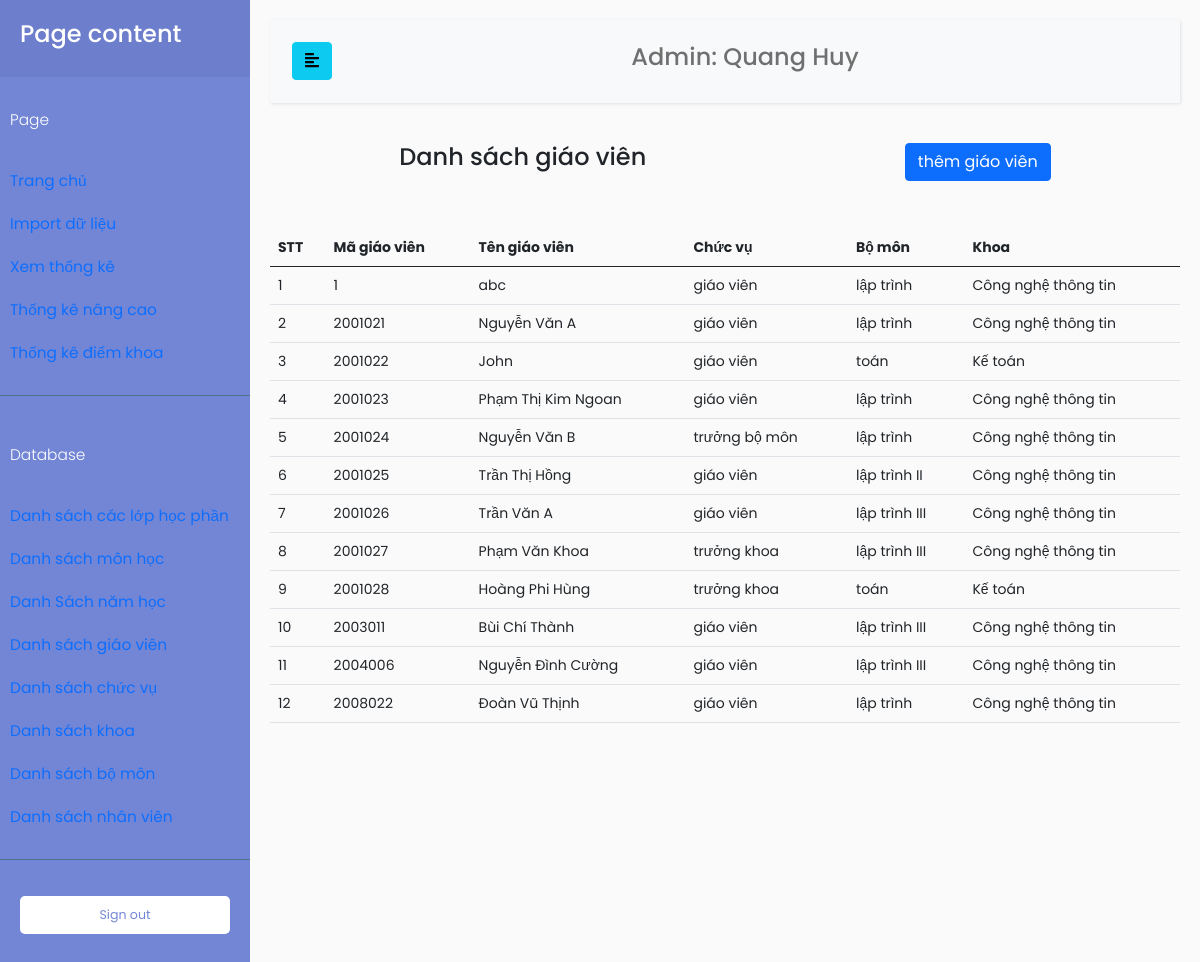
The app's page /index.php?TenChucVu=admin&page=DBGiaoVien (signed in) with its own data.
### tables this page shows
CREATE TABLE `nhanvien` (
  `MaNhanVien` varchar(100) NOT NULL,
  `TenNhanVien` varchar(100) NOT NULL,
  `MatKhau` varchar(100) NOT NULL,
  `MaChucVu` int(11) NOT NULL
);

CREATE TABLE `giaovien` (
  `MaGiaoVien` int(11) NOT NULL,
  `TenGiaoVien` varchar(100) NOT NULL,
  `MatKhau` varchar(100) NOT NULL,
  `MaChucVu` int(11) NOT NULL,
  `MaBoMon` int(11) NOT NULL
);

CREATE TABLE `bomon` (
  `MaBoMon` int(11) NOT NULL,
  `MaKhoa` int(11) NOT NULL,
  `TenBoMon` varchar(100) NOT NULL
);

CREATE TABLE `khoa` (
  `MaKhoa` int(11) NOT NULL,
  `TenKhoa` varchar(100) NOT NULL
);

### database/DBController.php (called while the page is built, shortened)
<?php
class DBController
{
    protected $host = 'localhost';
    protected $user = 'root';
    protected $password = '';
    protected $database = 'quanlydanhgia';
    public function __construct()
    {
        $this->con = mysqli_connect($this->host, $this->user, $this->password, $this->database);
    }
}

### function.php (called while the page is built, shortened)
<?php
require('database/DBController.php');
require('database/Account.php');
require('database/InfoSmallTable.php');
$db = new DBController();
$account = new Account($db);
$infoSmallTable = new InfoSmallTable($db);

### database/Account.php (called while the page is built, shortened)
<?php
class Account
{
    public $db = null;
    public function __construct(DBController $db)
    {
        $this->db = $db;
    }
    public function getTenNhanVien($userID, $table = 'giaovien', $key = 'MaGiaoVien')
    {
        $result = $this->db->con->query("SELECT TenNhanVien FROM $table as tb JOIN chucvu on tb.MaChucVu = chucvu.MaChucVu WHERE $key = '{$userID}'");
        $resultArray = array();
        if ($result->num_rows > 0) {
            while ($row = $result->fetch_assoc()) {
                $resultArray[] = $row;
            }
        }
        return $resultArray[0]['TenNhanVien'];
    }
}

### database/InfoSmallTable.php (called while the page is built, shortened)
<?php
class InfoSmallTable
{
    public $db = null;
    public function __construct(DBController $db)
    {
        $this->db = $db;
    }
    public function getThongTinBang($table = 'Khoa')
    {
        $result = $this->db->con->query("SELECT * FROM {$table}");
        $resultArr = array();
        while ($row = mysqli_fetch_array($result, MYSQLI_ASSOC)) {
            $resultArr[] = $row;
        }
        return $resultArr;
    }
    public function getThongTinBoMon($maBoMon, $thongTin = 'TenBoMon')
    {
        $result = $this->db->con->query("SELECT * FROM BoMon WHERE MaBoMon = '{$maBoMon}'");
        $resultArr = array();
        while ($row = mysqli_fetch_array($result, MYSQLI_ASSOC)) {
            $resultArr[] = $row;
        }
        return $resultArr[0][$thongTin];
    }
    public function getTenKhoa($maKhoa)
    {
        $result = $this->db->con->query("SELECT TenKhoa FROM Khoa WHERE MaKhoa = '{$maKhoa}'");
        $resultArr = array();
        while ($row = mysqli_fetch_array($result, MYSQLI_ASSOC)) {
            $resultArr[] = $row;
        }
        return $resultArr[0]['TenKhoa'];
    }
    public function getTenChucVu($maChucVu)
    {
        $result = $this->db->con->query("SELECT * FROM chucvu WHERE MaChucVu = '{$maChucVu}'");
        $resultArr = array();
        while ($row = mysqli_fetch_array($result, MYSQLI_ASSOC)) {
            $resultArr[] = $row;
        }
        return $resultArr;
    }
}

### page/admin/DBControl/DBGiaoVien.php (the view)
<?php
if ($_GET["TenChucVu"] === 'admin') {
    $giaoVien = $infoSmallTable->getThongTinBang("GiaoVien");
    $stt = 1;
}
?>
<div>
    <div class="pb-5 d-flex justify-content-around">
        <div>
            <h4>Danh sách giáo viên</h4>
        </div>
        <div><a href="index.php?TenChucVu=<?php echo $tenChucVu; ?>&page=themGiaoVien" class="btn btn-primary">thêm giáo viên</a></div>
    </div>
    <table class="table table-hover">
        <thead>
            <tr>
                <th>STT</th>
                <th>Mã giáo viên</th>
                <th>Tên giáo viên</th>
                <th>Chức vụ</th>
                <th>Bộ môn</th>
                <th>Khoa</th>
            </tr>
        </thead>
        <tbody>
            <?php foreach ($giaoVien as $item) : ?>
                <tr>
                    <td>
                        <?php
                        echo $stt;
                        $stt++;
                        ?>
                    </td>
                    <td>
                        <?php
                        echo $item['MaGiaoVien'];
                        ?>
                    </td>
                    <td>
                        <?php
                        echo $item['TenGiaoVien'];
                        ?>
                    </td>
                    <td>
                        <?php
                        $tenChucVugiaoVien = $infoSmallTable->getTenChucVu($item['MaChucVu']);
                        $tenChucVugiaoVien = $tenChucVugiaoVien[0]['TenChucVu'];
                        if ($tenChucVugiaoVien === 'giaovien') {
                            echo "giáo viên";
                        } elseif ($tenChucVugiaoVien === 'truongbomon') {
                            echo "trưởng bộ môn";
                        } elseif ($tenChucVugiaoVien === 'truongkhoa') {
                            echo "trưởng khoa";
                        }
                        ?>
                    </td>
                    <td>
                        <?php
                        $tenBoMon = $infoSmallTable->getThongTinBoMon($item['MaBoMon'], 'TenBoMon');
                        echo $tenBoMon;
                        ?>
                    </td>
                    <td>
                        <?php
                        $maKhoa = $infoSmallTable->getThongTinBoMon($item['MaBoMon'], 'MaKhoa');
                        $tenKhoa = $infoSmallTable->getTenKhoa($maKhoa);
                        echo $tenKhoa;
                        ?>
                    </td>
                </tr>
            <?php endforeach; ?>
        </tbody>
    </table>
</div>

### index.php (shortened to what this page needs)
<!doctype html>
<html lang="en">
<head>
    <link href="https://cdn.jsdelivr.net/npm/bootstrap@5.0.0-beta3/dist/css/bootstrap.min.css" rel="stylesheet">
    <link rel="stylesheet" href="//code.jquery.com/ui/1.12.1/themes/base/jquery-ui.css">
    <link href="https://ajax.googleapis.com/ajax/libs/jqueryui/1.12.1/themes/base/jquery-ui.css" rel="stylesheet" type="text/css" />
    <link href="css/dashboard.css" rel="stylesheet">
    <link href="css/customTable.css" rel="stylesheet">
    <link rel="stylesheet" href="css/sidebar.css">
</head>
<?php
require('function.php');
if ($_GET["TenChucVu"]) {
    $tenChucVu = $_GET["TenChucVu"];
}
if (isset($_GET["page"])) {
    $page = $_GET["page"];
}
$tenGiaoVien = NULL;
if ($tenChucVu === 'admin' || $tenChucVu === 'nhanvien') {
    if ($tenChucVu === 'admin') {
        $tenCV = "Admin";
    }
    $tenGiaoVien = $account->getTenNhanVien($_SESSION['MaDangNhap'], 'NhanVien', 'MaNhanVien');
}
?>
<body>
    <div class="wrapper">
        <nav id="sidebar">
            <div class="sidebar-header">
                <h4>Page content</h4>
            </div>
            <ul class="list-unstyled components">
                <p>Page</p>
                <li class="nav-item">
                    <a class="nav-link active" aria-current="page" href="index.php?TenChucVu=<?php echo $tenChucVu; ?>">
                        Trang chủ
                    </a>
                </li>
                <?php if ($tenChucVu === 'admin') : ?>
                    <li class="nav-item">
                        <a class="nav-link" href="index.php?TenChucVu=<?php echo $tenChucVu; ?>&page=data">
                            Import dữ liệu
                        </a>
                    </li>
                    <li class="nav-item">
                        <a class="nav-link" href="index.php?TenChucVu=<?php echo $tenChucVu; ?>&page=calculate">
                            Xem thống kê
                        </a>
                    </li>
                    <li class="nav-item">
                        <a class="nav-link" href="index.php?TenChucVu=<?php echo $tenChucVu; ?>&page=thongkenangcao">
                            Thống kê nâng cao
                        </a>
                    </li>
                <?php endif; ?>
                <?php if ($tenChucVu === 'truongkhoa' || $tenChucVu === 'admin') : ?>
                    <li class="nav-item">
                        <a href="index.php?TenChucVu=<?php echo $tenChucVu; ?>&page=ThongKeDiemKhoa" class=" nav-link">Thống kê điểm khoa</a>
                    </li>
                <?php endif; ?>
            </ul>
            <?php if ($tenChucVu === 'admin') : ?>
                <ul class="list-unstyled components">
                    <p>Database</p>
                    <li class="nav-item">
                        <a href="index.php?TenChucVu=<?php echo $tenChucVu; ?>&page=DBlopHocPhan" class=" nav-link">Danh sách các lớp học phần</a>
                    </li>
                    <li class="nav-item">
                        <a href="index.php?TenChucVu=<?php echo $tenChucVu; ?>&page=DBMonHoc" class=" nav-link">Danh sách môn học</a>
                    </li>
                    <li>
                        <a href="index.php?TenChucVu=<?php echo $tenChucVu; ?>&page=DBNamHoc" class=" nav-link">Danh Sách năm học</a>
                    </li>
                    <li class="nav-item">
                        <a href="index.php?TenChucVu=<?php echo $tenChucVu; ?>&page=DBGiaoVien" class=" nav-link">Danh sách giáo viên</a>
                    </li>
                    <li class="nav-item">
                        <a href="index.php?TenChucVu=<?php echo $tenChucVu; ?>&page=DBChucVu" class=" nav-link">Danh sách chức vụ</a>
                    </li>
                    <li class="nav-item">
                        <a href="index.php?TenChucVu=<?php echo $tenChucVu; ?>&page=DBKhoa" class=" nav-link">Danh sách khoa</a>
                    </li>
                    <li class="nav-item">
                        <a href="index.php?TenChucVu=<?php echo $tenChucVu; ?>&page=DBBoMon" class=" nav-link">Danh sách bộ môn</a>
                    </li>
                    <li class="nav-item">
                        <a href="index.php?TenChucVu=<?php echo $tenChucVu; ?>&page=DBNhanVien" class=" nav-link">Danh sách nhân viên</a>
                    </li>
                </ul>
            <?php endif; ?>
            <ul class="list-unstyled CTAs">
                <li>
                    <a href="login.php" class="download">Sign out </a>
                </li>
            </ul>
        </nav>
        <div id="content">
            <nav class="navbar navbar-expand-lg navbar-light bg-light">
                <div class="container-fluid">
                    <button type="button" id="sidebarCollapse" class="btn btn-info">
                        <i class="fas fa-align-left"></i>
                    </button>
                    <div class="collapse navbar-collapse" id="navbarSupportedContent">
                        <ul class="nav navbar-nav m-auto">
                            <li class="nav-item">
                                <h4><a class="nav-link" href="#"><?php echo $tenCV . ": " . $tenGiaoVien; ?></a></h4>
                            </li>
                        </ul>
                    </div>
                </div>
            </nav>
            <?php
            if (isset($page)) {
                switch ($page) {
                    case 'DBGiaoVien':
                        include('page/admin/DBControl/DBGiaoVien.php');
                        break;
                }
            }
            ?>
        </div>
    </div>
</body>
</html>

### css/dashboard.css (style rules this page uses)
body { font-size: .875rem; }

### css/sidebar.css (style rules this page uses)
body { font-family: 'Poppins', sans-serif; background: #fafafa; }
p { font-family: 'Poppins', sans-serif; font-size: 1.1em; font-weight: 300; line-height: 1.7em; color: #999; }
a, a:hover, a:focus { color: inherit; text-decoration: none; transition: all 0.3s; }
.navbar { padding: 15px 10px; background: #fff; border: none; border-radius: 0; margin-bottom: 40px; box-shadow: 1px 1px 3px rgba(0, 0, 0, 0.1); }
.wrapper { display: flex; width: 100%; align-items: stretch; }
#sidebar { min-width: 250px; max-width: 250px; background: #7386D5; color: #fff; transition: all 0.3s; }
#sidebar .sidebar-header { padding: 20px; background: #6d7fcc; }
#sidebar ul.components { padding: 20px 0; border-bottom: 1px solid #47748b; }
#sidebar ul p { color: #fff; padding: 10px; }
#sidebar ul li a { padding: 10px; font-size: 1.1em; display: block; }
ul.CTAs { padding: 20px; }
ul.CTAs a { text-align: center; font-size: 0.9em !important; display: block; border-radius: 5px; margin-bottom: 5px; }
a.download { background: #fff; color: #7386D5; }
#content { width: 100%; padding: 20px; min-height: 100vh; transition: all 0.3s; }

### records on screen
nhanvien: TenNhanVien "Quang Huy"
giaovien: MaGiaoVien "1", TenGiaoVien "abc", shows "giáo viên", MaBoMon.TenBoMon "lập trình", MaBoMon.TenKhoa "Công nghệ thông tin"
giaovien: MaGiaoVien "2001021", TenGiaoVien "Nguyễn Văn A", shows "giáo viên", MaBoMon.TenBoMon "lập trình", MaBoMon.TenKhoa "Công nghệ thông tin"
giaovien: MaGiaoVien "2001022", TenGiaoVien "John", shows "giáo viên", MaBoMon.TenBoMon "toán", MaBoMon.TenKhoa "Kế toán"
giaovien: MaGiaoVien "2001023", TenGiaoVien "Phạm Thị Kim Ngoan", shows "giáo viên", MaBoMon.TenBoMon "lập trình", MaBoMon.TenKhoa "Công nghệ thông tin"
giaovien: MaGiaoVien "2001024", TenGiaoVien "Nguyễn Văn B", shows "trưởng bộ môn", MaBoMon.TenBoMon "lập trình", MaBoMon.TenKhoa "Công nghệ thông tin"
giaovien: MaGiaoVien "2001025", TenGiaoVien "Trần Thị Hồng", shows "giáo viên", MaBoMon.TenBoMon "lập trình II", MaBoMon.TenKhoa "Công nghệ thông tin"
giaovien: MaGiaoVien "2001026", TenGiaoVien "Trần Văn A", shows "giáo viên", MaBoMon.TenBoMon "lập trình III", MaBoMon.TenKhoa "Công nghệ thông tin"
giaovien: MaGiaoVien "2001027", TenGiaoVien "Phạm Văn Khoa", shows "trưởng khoa", MaBoMon.TenBoMon "lập trình III", MaBoMon.TenKhoa "Công nghệ thông tin"
giaovien: MaGiaoVien "2001028", TenGiaoVien "Hoàng Phi Hùng", shows "trưởng khoa", MaBoMon.TenBoMon "toán", MaBoMon.TenKhoa "Kế toán"
giaovien: MaGiaoVien "2003011", TenGiaoVien "Bùi Chí Thành", shows "giáo viên", MaBoMon.TenBoMon "lập trình III", MaBoMon.TenKhoa "Công nghệ thông tin"
giaovien: MaGiaoVien "2004006", TenGiaoVien "Nguyễn Đình Cường", shows "giáo viên", MaBoMon.TenBoMon "lập trình III", MaBoMon.TenKhoa "Công nghệ thông tin"
giaovien: MaGiaoVien "2008022", TenGiaoVien "Đoàn Vũ Thịnh", shows "giáo viên", MaBoMon.TenBoMon "lập trình", MaBoMon.TenKhoa "Công nghệ thông tin"

### other values on screen
$tenCV "Admin"
